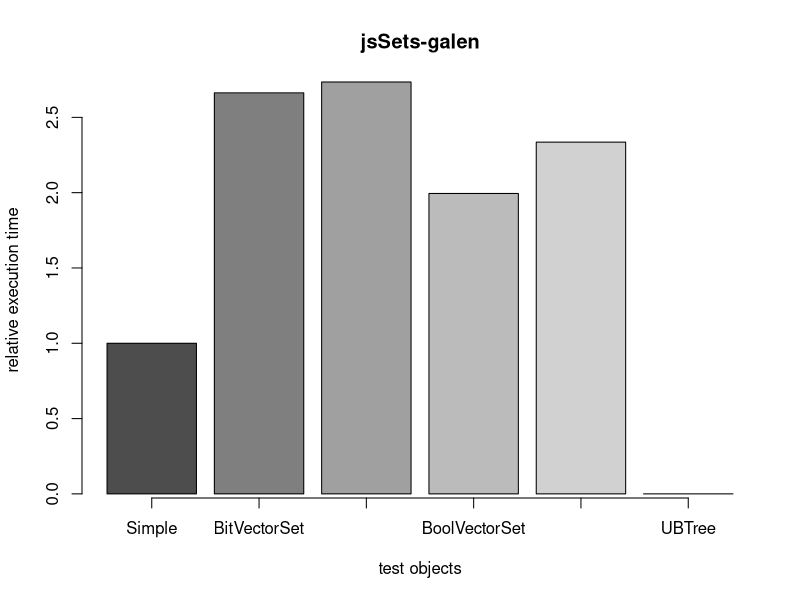
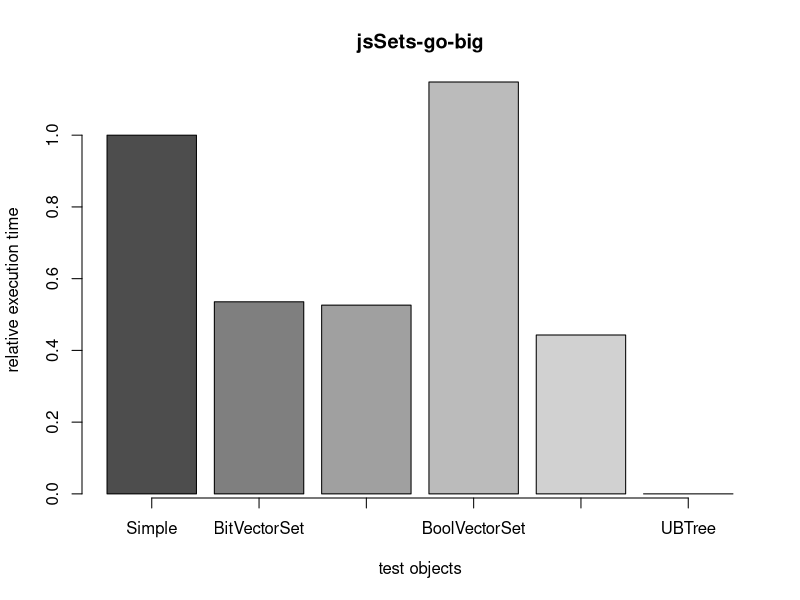
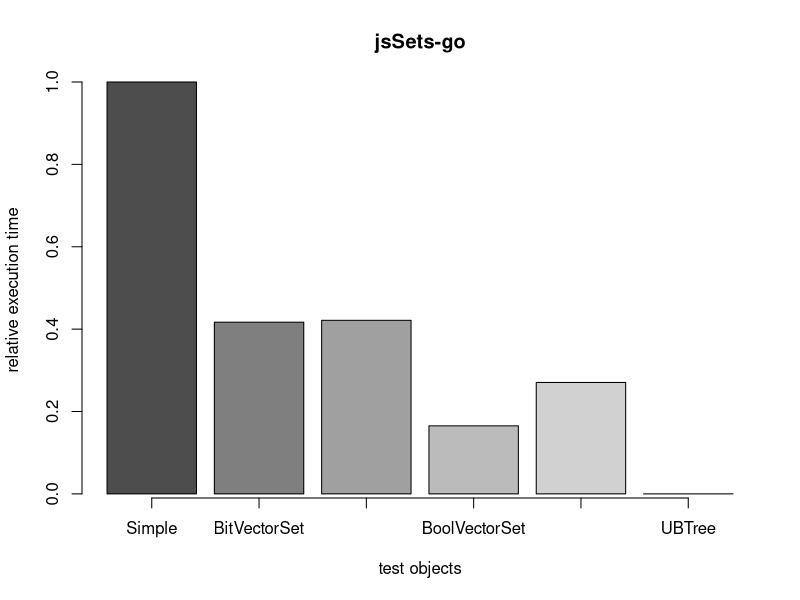
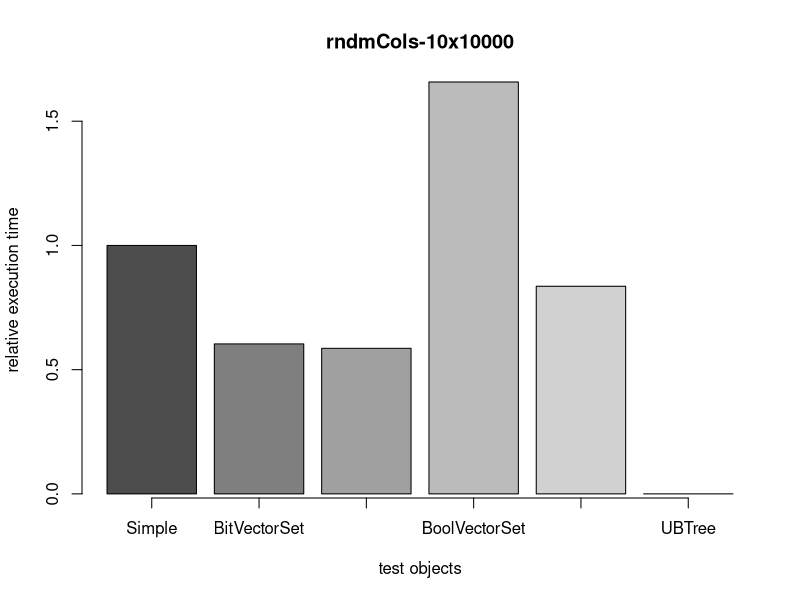
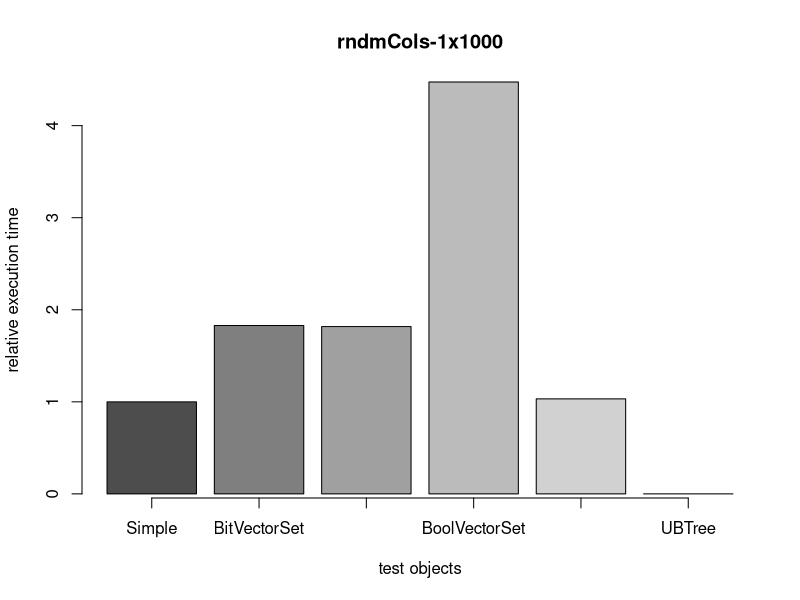
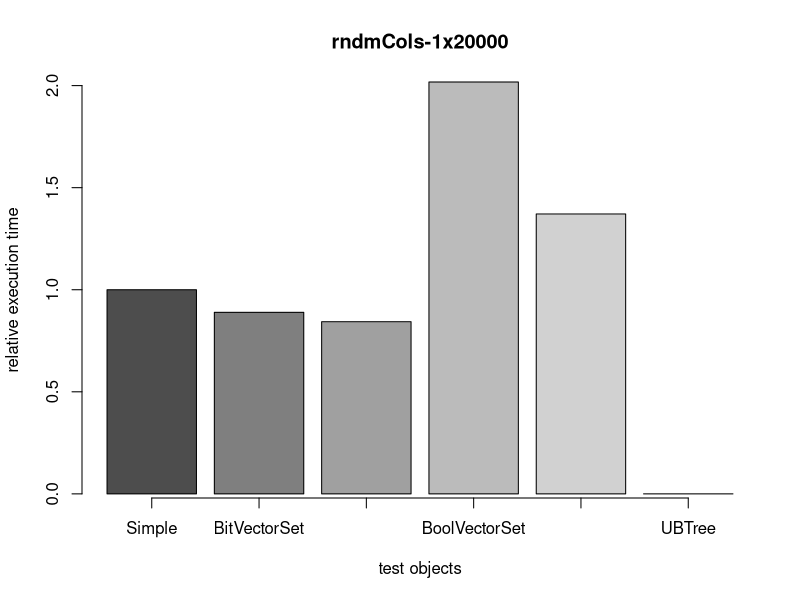
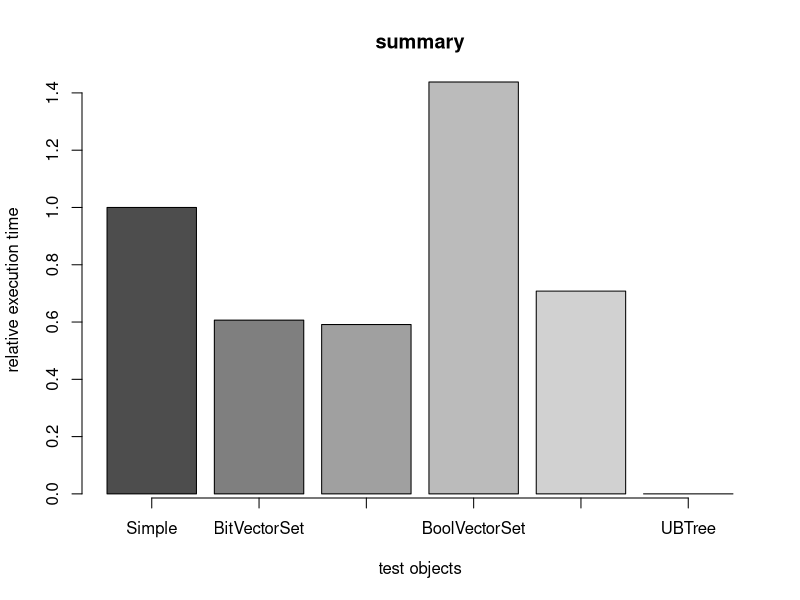

These charts were generated, in order, by the following R code:
# read results
results <- read.csv("results.csv")
# number of tested set representation objects
objectNum <- ncol(results) - 1

# get mean of measured times for each tested object
sumObj <- data.frame(matrix(nrow=1,ncol=ncol(results)))
sumObj[1] <- "summary"
for (i in 2:ncol(sumObj)) {
  sumObj[i] <- mean(results[,i])
}
# add to results
colnames(sumObj) <- names(results)
results <- rbind(results,data.frame(sumObj))

# number of tested files
fileNum <- nrow(results)
# names of tested files
fileNames <- results[, 1]

# show results in relation to first entry 
for (i in 1:fileNum) {
  results[i,2:ncol(results)] <- results[i,2:ncol(results)] / results[i,2]
}

# plot results
for (i in 1:fileNum) {
  # create pdf for plot
#  pdf(paste0("plots/plot_", fileNames[i], ".pdf"))
  barplot(
    unlist(results[i, 2:(objectNum + 1)]),
    xlab = "test objects",
    ylab = "relative execution time",
    main = fileNames[i],
    col = grey.colors(objectNum),
    axes = TRUE,
    axis.lty = 1
  )
}

dev.off()
